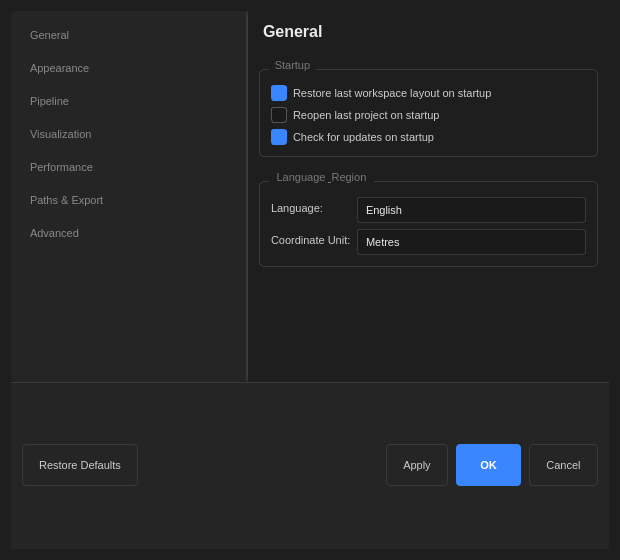
<?xml version="1.0" encoding="UTF-8"?>
<ui version="4.0">
 <class>SettingsDialog</class>
 <widget class="QDialog" name="SettingsDialog">
  <property name="geometry">
   <rect><x>0</x><y>0</y><width>620</width><height>560</height></rect>
  </property>
  <property name="windowTitle"><string>GMS — Settings</string></property>
  <property name="styleSheet">
   <string notr="true">
QDialog { background: #1E1E1E; color: #EAEAEA; }
QLabel { color: #CCCCCC; font-size: 11px; }
QLineEdit, QSpinBox, QDoubleSpinBox, QComboBox {
    background: #1A1A1A; color: #EAEAEA;
    border: 1px solid #3A3A3C; border-radius: 3px; padding: 4px 8px; font-size: 11px;
}
QLineEdit:focus, QSpinBox:focus, QDoubleSpinBox:focus, QComboBox:focus {
    border-color: #3A86FF;
}
QComboBox::drop-down { border: none; }
QComboBox QAbstractItemView { background: #2D2D30; color: #EAEAEA; border: 1px solid #3A3A3C; }
QGroupBox {
    color: #777777; font-size: 11px;
    border: 1px solid #3A3A3C; border-radius: 5px;
    margin-top: 10px; padding-top: 4px;
}
QGroupBox::title { subcontrol-origin: margin; left: 10px; padding: 0 4px; }
QPushButton {
    background: #2D2D30; color: #CCCCCC;
    border: 1px solid #3A3A3C; border-radius: 4px;
    padding: 6px 16px; font-size: 11px; min-height: 28px;
}
QPushButton:hover { background: #3A86FF; color: #FFF; border-color: #3A86FF; }
QPushButton:pressed { background: #2266CC; }
QCheckBox { color: #CCCCCC; font-size: 11px; spacing: 6px; }
QCheckBox::indicator { width: 14px; height: 14px; border: 1px solid #555555; border-radius: 3px; background: #1A1A1A; }
QCheckBox::indicator:checked { background: #3A86FF; border-color: #3A86FF; }
QListWidget {
    background: #1A1A1A; color: #EAEAEA;
    border: 1px solid #3A3A3C; border-radius: 4px; font-size: 11px;
}
QListWidget::item { padding: 8px 12px; border-bottom: 1px solid #2A2A2A; }
QListWidget::item:selected { background: #1A2744; color: #3A86FF; font-weight: bold; }
QStackedWidget { background: #1E1E1E; }
   </string>
  </property>

  <layout class="QVBoxLayout" name="mainLayout">
   <property name="contentsMargins"><rect><x>0</x><y>0</y><width>0</width><height>0</height></rect></property>
   <property name="spacing"><number>0</number></property>

   <!-- Main body splitter -->
   <item>
    <widget class="QSplitter" name="settingsSplitter">
     <property name="orientation"><enum>Qt::Horizontal</enum></property>
     <property name="handleWidth"><number>1</number></property>
     <property name="styleSheet"><string notr="true">QSplitter::handle{background:#3A3A3C;}</string></property>

     <!-- Left nav list -->
     <widget class="QListWidget" name="settingsNav">
      <property name="maximumWidth"><number>170</number></property>
      <property name="minimumWidth"><number>150</number></property>
      <property name="styleSheet">
       <string notr="true">
QListWidget{background:#252526;border:none;border-right:1px solid #3A3A3C;padding-top:8px;}
QListWidget::item{padding:10px 16px;border:none;color:#888888;font-size:11px;}
QListWidget::item:selected{background:#1E1E1E;color:#3A86FF;border-left:3px solid #3A86FF;font-weight:bold;}
QListWidget::item:hover:!selected{background:#2D2D30;color:#CCCCCC;}
       </string>
      </property>
      <item><property name="text"><string>General</string></property></item>
      <item><property name="text"><string>Appearance</string></property></item>
      <item><property name="text"><string>Pipeline</string></property></item>
      <item><property name="text"><string>Visualization</string></property></item>
      <item><property name="text"><string>Performance</string></property></item>
      <item><property name="text"><string>Paths &amp; Export</string></property></item>
      <item><property name="text"><string>Advanced</string></property></item>
     </widget>

     <!-- Right content stack -->
     <widget class="QStackedWidget" name="settingsStack">

      <!-- PAGE 0: General -->
      <widget class="QWidget" name="pageGeneral">
       <layout class="QVBoxLayout">
        <property name="contentsMargins"><rect><x>20</x><y>16</y><width>20</width><height>16</height></rect></property>
        <property name="spacing"><number>14</number></property>
        <item><widget class="QLabel" name="lblGeneralTitle"><property name="text"><string>General</string></property><property name="styleSheet"><string notr="true">font-size:16px;font-weight:bold;color:#EAEAEA;padding-bottom:4px;</string></property></widget></item>
        <item>
         <widget class="QGroupBox" name="groupStartup">
          <property name="title"><string>Startup</string></property>
          <layout class="QVBoxLayout">
           <property name="contentsMargins"><rect><x>12</x><y>14</y><width>12</width><height>10</height></rect></property>
           <item><widget class="QCheckBox" name="checkRestoreLayout"><property name="text"><string>Restore last workspace layout on startup</string></property><property name="checked"><bool>true</bool></property></widget></item>
           <item><widget class="QCheckBox" name="checkReopenProject"><property name="text"><string>Reopen last project on startup</string></property><property name="checked"><bool>false</bool></property></widget></item>
           <item><widget class="QCheckBox" name="checkCheckUpdates"><property name="text"><string>Check for updates on startup</string></property><property name="checked"><bool>true</bool></property></widget></item>
          </layout>
         </widget>
        </item>
        <item>
         <widget class="QGroupBox" name="groupLanguage">
          <property name="title"><string>Language &amp; Region</string></property>
          <layout class="QFormLayout">
           <property name="contentsMargins"><rect><x>12</x><y>14</y><width>12</width><height>10</height></rect></property>
           <item row="0" column="0"><widget class="QLabel" name="lblLang"><property name="text"><string>Language:</string></property></widget></item>
           <item row="0" column="1"><widget class="QComboBox" name="comboLanguage"><item><property name="text"><string>English</string></property></item><item><property name="text"><string>Arabic</string></property></item><item><property name="text"><string>French</string></property></item></widget></item>
           <item row="1" column="0"><widget class="QLabel" name="lblCoordUnit"><property name="text"><string>Coordinate Unit:</string></property></widget></item>
           <item row="1" column="1"><widget class="QComboBox" name="comboCoordUnit"><item><property name="text"><string>Metres</string></property></item><item><property name="text"><string>Feet</string></property></item></widget></item>
          </layout>
         </widget>
        </item>
        <item><spacer><property name="orientation"><enum>Qt::Vertical</enum></property><property name="sizeHint" stdset="0"><size><width>20</width><height>40</height></size></property></spacer></item>
       </layout>
      </widget>

      <!-- PAGE 1: Appearance -->
      <widget class="QWidget" name="pageAppearance">
       <layout class="QVBoxLayout">
        <property name="contentsMargins"><rect><x>20</x><y>16</y><width>20</width><height>16</height></rect></property>
        <property name="spacing"><number>14</number></property>
        <item><widget class="QLabel" name="lblAppearTitle"><property name="text"><string>Appearance</string></property><property name="styleSheet"><string notr="true">font-size:16px;font-weight:bold;color:#EAEAEA;padding-bottom:4px;</string></property></widget></item>
        <item>
         <widget class="QGroupBox" name="groupTheme">
          <property name="title"><string>Theme</string></property>
          <layout class="QFormLayout">
           <property name="contentsMargins"><rect><x>12</x><y>14</y><width>12</width><height>10</height></rect></property>
           <item row="0" column="0"><widget class="QLabel" name="lblTheme"><property name="text"><string>UI Theme:</string></property></widget></item>
           <item row="0" column="1"><widget class="QComboBox" name="comboTheme"><item><property name="text"><string>GMS Dark (default)</string></property></item><item><property name="text"><string>Dark Blue</string></property></item><item><property name="text"><string>High Contrast</string></property></item></widget></item>
           <item row="1" column="0"><widget class="QLabel" name="lblFont"><property name="text"><string>UI Font:</string></property></widget></item>
           <item row="1" column="1"><widget class="QComboBox" name="comboUIFont"><item><property name="text"><string>Segoe UI</string></property></item><item><property name="text"><string>Inter</string></property></item><item><property name="text"><string>Roboto</string></property></item><item><property name="text"><string>Noto Sans</string></property></item></widget></item>
           <item row="2" column="0"><widget class="QLabel" name="lblFontSize"><property name="text"><string>Font Size:</string></property></widget></item>
           <item row="2" column="1"><widget class="QSpinBox" name="spinFontSize"><property name="minimum"><number>9</number></property><property name="maximum"><number>16</number></property><property name="value"><number>11</number></property></widget></item>
          </layout>
         </widget>
        </item>
        <item>
         <widget class="QGroupBox" name="groupHeatmapDefaults">
          <property name="title"><string>Heatmap Defaults</string></property>
          <layout class="QFormLayout">
           <property name="contentsMargins"><rect><x>12</x><y>14</y><width>12</width><height>10</height></rect></property>
           <item row="0" column="0"><widget class="QLabel" name="lblDefColormap"><property name="text"><string>Default Colormap:</string></property></widget></item>
           <item row="0" column="1"><widget class="QComboBox" name="comboDefColormap"><item><property name="text"><string>RdYlBu_r</string></property></item><item><property name="text"><string>viridis</string></property></item><item><property name="text"><string>inferno</string></property></item><item><property name="text"><string>turbo</string></property></item></widget></item>
           <item row="1" column="0"><widget class="QLabel" name="lblDefDPI"><property name="text"><string>Export DPI:</string></property></widget></item>
           <item row="1" column="1"><widget class="QSpinBox" name="spinExportDPI"><property name="minimum"><number>72</number></property><property name="maximum"><number>600</number></property><property name="value"><number>150</number></property></widget></item>
          </layout>
         </widget>
        </item>
        <item><spacer><property name="orientation"><enum>Qt::Vertical</enum></property><property name="sizeHint" stdset="0"><size><width>20</width><height>40</height></size></property></spacer></item>
       </layout>
      </widget>

      <!-- PAGE 2: Pipeline -->
      <widget class="QWidget" name="pagePipeline">
       <layout class="QVBoxLayout">
        <property name="contentsMargins"><rect><x>20</x><y>16</y><width>20</width><height>16</height></rect></property>
        <property name="spacing"><number>14</number></property>
        <item><widget class="QLabel" name="lblPipeTitle"><property name="text"><string>Pipeline Defaults</string></property><property name="styleSheet"><string notr="true">font-size:16px;font-weight:bold;color:#EAEAEA;padding-bottom:4px;</string></property></widget></item>
        <item>
         <widget class="QGroupBox" name="groupPipelineDefaults">
          <property name="title"><string>Default Preset</string></property>
          <layout class="QFormLayout">
           <property name="contentsMargins"><rect><x>12</x><y>14</y><width>12</width><height>10</height></rect></property>
           <item row="0" column="0"><widget class="QLabel" name="lblDefPreset"><property name="text"><string>Default Preset:</string></property></widget></item>
           <item row="0" column="1"><widget class="QComboBox" name="comboDefPreset"><item><property name="text"><string>stable (production)</string></property></item><item><property name="text"><string>sensitive</string></property></item><item><property name="text"><string>rbf (experimental)</string></property></item></widget></item>
           <item row="1" column="0"><widget class="QLabel" name="lblDefInterp"><property name="text"><string>Default Interpolator:</string></property></widget></item>
           <item row="1" column="1"><widget class="QComboBox" name="comboDefInterp"><item><property name="text"><string>cubic</string></property></item><item><property name="text"><string>linear</string></property></item></widget></item>
           <item row="2" column="0"><widget class="QLabel" name="lblDefBaseline"><property name="text"><string>Default Baseline:</string></property></widget></item>
           <item row="2" column="1"><widget class="QComboBox" name="comboDefBaseline"><item><property name="text"><string>wavelet_adaptive</string></property></item><item><property name="text"><string>line_median</string></property></item><item><property name="text"><string>adaptive_local</string></property></item></widget></item>
           <item row="3" column="0"><widget class="QLabel" name="lblDefDetector"><property name="text"><string>Default Detector:</string></property></widget></item>
           <item row="3" column="1"><widget class="QComboBox" name="comboDefDetector"><item><property name="text"><string>hybrid</string></property></item><item><property name="text"><string>log</string></property></item><item><property name="text"><string>matched_cascade</string></property></item></widget></item>
          </layout>
         </widget>
        </item>
        <item>
         <widget class="QGroupBox" name="groupPipelineSafety">
          <property name="title"><string>Safety Rules</string></property>
          <layout class="QVBoxLayout">
           <property name="contentsMargins"><rect><x>12</x><y>14</y><width>12</width><height>10</height></rect></property>
           <item><widget class="QCheckBox" name="checkNeverFakeDepth"><property name="text"><string>Never display depth without calibration (always ON)</string></property><property name="checked"><bool>true</bool></property><property name="enabled"><bool>false</bool></property></widget></item>
           <item><widget class="QCheckBox" name="checkNeverFakeConf"><property name="text"><string>Never display confidence without SNR (always ON)</string></property><property name="checked"><bool>true</bool></property><property name="enabled"><bool>false</bool></property></widget></item>
           <item><widget class="QCheckBox" name="checkEstimatedLabel"><property name="text"><string>Always show ESTIMATED POSITION ONLY on dig markers</string></property><property name="checked"><bool>true</bool></property><property name="enabled"><bool>false</bool></property></widget></item>
          </layout>
         </widget>
        </item>
        <item><spacer><property name="orientation"><enum>Qt::Vertical</enum></property><property name="sizeHint" stdset="0"><size><width>20</width><height>40</height></size></property></spacer></item>
       </layout>
      </widget>

      <!-- PAGE 3: Visualization -->
      <widget class="QWidget" name="pageVisualization">
       <layout class="QVBoxLayout">
        <property name="contentsMargins"><rect><x>20</x><y>16</y><width>20</width><height>16</height></rect></property>
        <property name="spacing"><number>14</number></property>
        <item><widget class="QLabel" name="lblVizTitle"><property name="text"><string>Visualization</string></property><property name="styleSheet"><string notr="true">font-size:16px;font-weight:bold;color:#EAEAEA;padding-bottom:4px;</string></property></widget></item>
        <item>
         <widget class="QGroupBox" name="group3DDefaults">
          <property name="title"><string>3D Explorer Defaults</string></property>
          <layout class="QFormLayout">
           <property name="contentsMargins"><rect><x>12</x><y>14</y><width>12</width><height>10</height></rect></property>
           <item row="0" column="0"><widget class="QLabel" name="lblDefVE"><property name="text"><string>Vertical Exaggeration:</string></property></widget></item>
           <item row="0" column="1"><widget class="QDoubleSpinBox" name="spinDefVE"><property name="minimum"><double>1.0</double></property><property name="maximum"><double>10.0</double></property><property name="singleStep"><double>0.5</double></property><property name="value"><double>2.0</double></property></widget></item>
           <item row="1" column="0"><widget class="QLabel" name="lblDef3DMode"><property name="text"><string>Default Mode:</string></property></widget></item>
           <item row="1" column="1"><widget class="QComboBox" name="comboDef3DMode"><item><property name="text"><string>Surface</string></property></item><item><property name="text"><string>Wireframe</string></property></item><item><property name="text"><string>Contours</string></property></item></widget></item>
           <item row="2" column="0"><widget class="QLabel" name="lblDef3DEngine"><property name="text"><string>Render Engine:</string></property></widget></item>
           <item row="2" column="1"><widget class="QComboBox" name="comboDef3DEngine"><item><property name="text"><string>Plotly (WebEngine)</string></property></item><item><property name="text"><string>PyQtGraph OpenGL</string></property></item></widget></item>
          </layout>
         </widget>
        </item>
        <item><spacer><property name="orientation"><enum>Qt::Vertical</enum></property><property name="sizeHint" stdset="0"><size><width>20</width><height>40</height></size></property></spacer></item>
       </layout>
      </widget>

      <!-- PAGE 4: Performance -->
      <widget class="QWidget" name="pagePerformance">
       <layout class="QVBoxLayout">
        <property name="contentsMargins"><rect><x>20</x><y>16</y><width>20</width><height>16</height></rect></property>
        <property name="spacing"><number>14</number></property>
        <item><widget class="QLabel" name="lblPerfTitle"><property name="text"><string>Performance</string></property><property name="styleSheet"><string notr="true">font-size:16px;font-weight:bold;color:#EAEAEA;padding-bottom:4px;</string></property></widget></item>
        <item>
         <widget class="QGroupBox" name="groupRenderModes">
          <property name="title"><string>Rendering Modes</string></property>
          <layout class="QFormLayout">
           <property name="contentsMargins"><rect><x>12</x><y>14</y><width>12</width><height>10</height></rect></property>
           <item row="0" column="0"><widget class="QLabel" name="lblSmallDataset"><property name="text"><string>Small (&lt;10k pts):</string></property></widget></item>
           <item row="0" column="1"><widget class="QComboBox" name="comboSmallMode"><item><property name="text"><string>Full Quality</string></property></item></widget></item>
           <item row="1" column="0"><widget class="QLabel" name="lblMediumDataset"><property name="text"><string>Medium (10k–100k):</string></property></widget></item>
           <item row="1" column="1"><widget class="QComboBox" name="comboMediumMode"><item><property name="text"><string>Decimated</string></property></item><item><property name="text"><string>Full Quality</string></property></item></widget></item>
           <item row="2" column="0"><widget class="QLabel" name="lblLargeDataset"><property name="text"><string>Large (&gt;100k):</string></property></widget></item>
           <item row="2" column="1"><widget class="QComboBox" name="comboLargeMode"><item><property name="text"><string>Progressive</string></property></item><item><property name="text"><string>Decimated</string></property></item></widget></item>
           <item row="3" column="0"><widget class="QLabel" name="lblGridRes"><property name="text"><string>Grid Resolution:</string></property></widget></item>
           <item row="3" column="1"><widget class="QSpinBox" name="spinGridRes"><property name="minimum"><number>20</number></property><property name="maximum"><number>500</number></property><property name="value"><number>100</number></property><property name="suffix"><string> px</string></property></widget></item>
           <item row="4" column="0"><widget class="QLabel" name="lblAsyncBatch"><property name="text"><string>Async Batch Size:</string></property></widget></item>
           <item row="4" column="1"><widget class="QSpinBox" name="spinAsyncBatch"><property name="minimum"><number>5</number></property><property name="maximum"><number>200</number></property><property name="value"><number>20</number></property></widget></item>
          </layout>
         </widget>
        </item>
        <item><spacer><property name="orientation"><enum>Qt::Vertical</enum></property><property name="sizeHint" stdset="0"><size><width>20</width><height>40</height></size></property></spacer></item>
       </layout>
      </widget>

      <!-- PAGE 5: Paths & Export -->
      <widget class="QWidget" name="pagePaths">
       <layout class="QVBoxLayout">
        <property name="contentsMargins"><rect><x>20</x><y>16</y><width>20</width><height>16</height></rect></property>
        <property name="spacing"><number>14</number></property>
        <item><widget class="QLabel" name="lblPathsTitle"><property name="text"><string>Paths &amp; Export</string></property><property name="styleSheet"><string notr="true">font-size:16px;font-weight:bold;color:#EAEAEA;padding-bottom:4px;</string></property></widget></item>
        <item>
         <widget class="QGroupBox" name="groupPaths">
          <property name="title"><string>Default Paths</string></property>
          <layout class="QGridLayout">
           <property name="contentsMargins"><rect><x>12</x><y>14</y><width>12</width><height>10</height></rect></property>
           <property name="verticalSpacing"><number>8</number></property>
           <item row="0" column="0"><widget class="QLabel" name="lblProjectDir"><property name="text"><string>Projects:</string></property></widget></item>
           <item row="0" column="1"><widget class="QLineEdit" name="editProjectDir"><property name="placeholderText"><string>~/GMS_Projects</string></property></widget></item>
           <item row="0" column="2"><widget class="QPushButton" name="btnBrowseProjects"><property name="text"><string>Browse</string></property><property name="maximumWidth"><number>70</number></property></widget></item>
           <item row="1" column="0"><widget class="QLabel" name="lblExportDir"><property name="text"><string>Exports:</string></property></widget></item>
           <item row="1" column="1"><widget class="QLineEdit" name="editExportDir"><property name="placeholderText"><string>~/GMS_Exports</string></property></widget></item>
           <item row="1" column="2"><widget class="QPushButton" name="btnBrowseExports"><property name="text"><string>Browse</string></property><property name="maximumWidth"><number>70</number></property></widget></item>
           <item row="2" column="0"><widget class="QLabel" name="lblCalDir"><property name="text"><string>Calibrations:</string></property></widget></item>
           <item row="2" column="1"><widget class="QLineEdit" name="editCalDir"><property name="placeholderText"><string>~/GMS_Calibrations</string></property></widget></item>
           <item row="2" column="2"><widget class="QPushButton" name="btnBrowseCal"><property name="text"><string>Browse</string></property><property name="maximumWidth"><number>70</number></property></widget></item>
          </layout>
         </widget>
        </item>
        <item>
         <widget class="QGroupBox" name="groupExportDefaults">
          <property name="title"><string>Export Defaults</string></property>
          <layout class="QFormLayout">
           <property name="contentsMargins"><rect><x>12</x><y>14</y><width>12</width><height>10</height></rect></property>
           <item row="0" column="0"><widget class="QLabel" name="lblExportFmt"><property name="text"><string>Default Format:</string></property></widget></item>
           <item row="0" column="1"><widget class="QComboBox" name="comboExportFmt"><item><property name="text"><string>PNG (heatmap)</string></property></item><item><property name="text"><string>HTML (3D)</string></property></item><item><property name="text"><string>JSON (data)</string></property></item><item><property name="text"><string>PDF (report)</string></property></item></widget></item>
          </layout>
         </widget>
        </item>
        <item><spacer><property name="orientation"><enum>Qt::Vertical</enum></property><property name="sizeHint" stdset="0"><size><width>20</width><height>40</height></size></property></spacer></item>
       </layout>
      </widget>

      <!-- PAGE 6: Advanced -->
      <widget class="QWidget" name="pageAdvanced">
       <layout class="QVBoxLayout">
        <property name="contentsMargins"><rect><x>20</x><y>16</y><width>20</width><height>16</height></rect></property>
        <property name="spacing"><number>14</number></property>
        <item><widget class="QLabel" name="lblAdvTitle"><property name="text"><string>Advanced</string></property><property name="styleSheet"><string notr="true">font-size:16px;font-weight:bold;color:#EAEAEA;padding-bottom:4px;</string></property></widget></item>
        <item>
         <widget class="QGroupBox" name="groupLogging">
          <property name="title"><string>Logging</string></property>
          <layout class="QFormLayout">
           <property name="contentsMargins"><rect><x>12</x><y>14</y><width>12</width><height>10</height></rect></property>
           <item row="0" column="0"><widget class="QLabel" name="lblLogLevel"><property name="text"><string>Log Level:</string></property></widget></item>
           <item row="0" column="1"><widget class="QComboBox" name="comboLogLevel"><item><property name="text"><string>INFO</string></property></item><item><property name="text"><string>DEBUG</string></property></item><item><property name="text"><string>WARNING</string></property></item><item><property name="text"><string>ERROR</string></property></item></widget></item>
           <item row="1" column="0"><widget class="QLabel" name="lblLogFile"><property name="text"><string>Log File:</string></property></widget></item>
           <item row="1" column="1"><widget class="QLineEdit" name="editLogFile"><property name="placeholderText"><string>logs/gms.log</string></property></widget></item>
          </layout>
         </widget>
        </item>
        <item>
         <widget class="QGroupBox" name="groupDeveloper">
          <property name="title"><string>Developer</string></property>
          <layout class="QVBoxLayout">
           <property name="contentsMargins"><rect><x>12</x><y>14</y><width>12</width><height>10</height></rect></property>
           <item><widget class="QCheckBox" name="checkShowConfigHash"><property name="text"><string>Show pipeline config hash in status bar</string></property><property name="checked"><bool>true</bool></property></widget></item>
           <item><widget class="QCheckBox" name="checkShowFPS"><property name="text"><string>Show FPS in status bar</string></property><property name="checked"><bool>true</bool></property></widget></item>
           <item><widget class="QCheckBox" name="checkShowQueueSize"><property name="text"><string>Show async queue size in status bar</string></property><property name="checked"><bool>false</bool></property></widget></item>
          </layout>
         </widget>
        </item>
        <item><spacer><property name="orientation"><enum>Qt::Vertical</enum></property><property name="sizeHint" stdset="0"><size><width>20</width><height>40</height></size></property></spacer></item>
       </layout>
      </widget>

     </widget>
    </widget>
   </item>

   <!-- Bottom button row -->
   <item>
    <widget class="QWidget" name="settingsBtnRow">
     <property name="maximumHeight"><number>52</number></property>
     <property name="styleSheet"><string notr="true">QWidget{background:#252526;border-top:1px solid #3A3A3C;}</string></property>
     <layout class="QHBoxLayout">
      <property name="contentsMargins"><rect><x>16</x><y>10</y><width>16</width><height>10</height></rect></property>
      <property name="spacing"><number>8</number></property>
      <item><widget class="QPushButton" name="btnRestoreDefaults"><property name="text"><string>Restore Defaults</string></property></widget></item>
      <item><spacer><property name="orientation"><enum>Qt::Horizontal</enum></property><property name="sizeHint" stdset="0"><size><width>40</width><height>20</height></size></property></spacer></item>
      <item><widget class="QPushButton" name="btnApplySettings"><property name="text"><string>Apply</string></property></widget></item>
      <item>
       <widget class="QPushButton" name="btnOKSettings">
        <property name="text"><string>OK</string></property>
        <property name="styleSheet"><string notr="true">QPushButton{background:#3A86FF;color:#FFF;font-weight:bold;border:none;border-radius:4px;padding:7px 24px;}QPushButton:hover{background:#5599FF;}</string></property>
       </widget>
      </item>
      <item><widget class="QPushButton" name="btnCancelSettings"><property name="text"><string>Cancel</string></property></widget></item>
     </layout>
    </widget>
   </item>

  </layout>
 </widget>
 <layoutdefault spacing="6" margin="11"/>
 <resources/>
 <connections/>
</ui>
